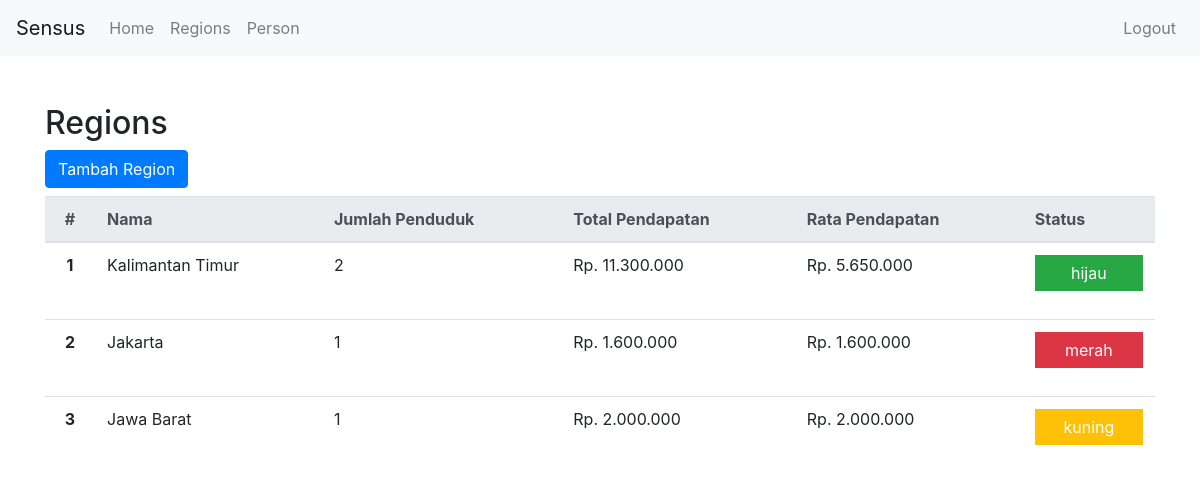
/regions.php (signed in), run on the app's committed database.
### tables this page shows
CREATE TABLE `regions` (
  `id` int(11) NOT NULL,
  `name` varchar(255) NOT NULL,
  `created_at` datetime NOT NULL,
  `created_by` int(11) NOT NULL
);

### function.php (called while the page is built, shortened)
<?php
include 'koneksi.php';
function query($query){
    global $konek;
    $get_data = mysqli_query($konek, $query);
    $data = array();
    while($row = mysqli_fetch_assoc($get_data)){
        $data[] = $row;
    }
    return $data;
}
function rupiah($rp){
    $formatted = number_format($rp, 0, ',', '.');
    return 'Rp. ' . $formatted;
}

### regions.php (the view, shortened to what this page needs)
<?php
    include 'koneksi.php';
    include 'template.php';
    include 'function.php';
?>
<div class="container m-5 mx-auto">
    <h2>Regions</h2>
    <a class="btn btn-primary mb-2" href="region_tambah.php">Tambah Region</a>
    <table class="table">
        <thead class="thead-light">
            <tr>
                <th scope="col" class="text-center">#</th>
                <th scope="col">Nama</th>
                <th scope="col">Jumlah Penduduk</th>
                <th scope="col">Total Pendapatan</th>
                <th scope="col">Rata Pendapatan</th>
                <th scope="col">Status</th>
            </tr>
        </thead>
        <tbody>
        <?php
            $datas = query("SELECT * FROM regions");
            $no = 1;
            foreach($datas as $data):
                $id_reg = $data['id'];
                $jml_penduduk = count(query("SELECT * FROM person
                WHERE region_id = $id_reg"));
                $total = query("SELECT SUM(income) as total FROM person
                WHERE region_id = $id_reg")[0];
                $rata2 = query("SELECT AVG(income) as rata2 FROM person
                WHERE region_id = $id_reg")[0];
        ?>
            <tr>
                <th scope="row" class="text-center"><?= $no++ ?></th>
                <td><?= $data['name'] ?></td>
                <td><?= $jml_penduduk ?></td>
                <td><?= rupiah($total['total']) ?></td>
                <td><?= rupiah($rata2['rata2']) ?></td>
                <td>
                    <?php
                        if($rata2['rata2'] < 1700000){
                            echo '<p class="bg-danger text-white text-center p-2">merah</p>';
                        }
                        else if($rata2['rata2'] < 2200000){
                            echo '<p class="bg-warning text-white text-center p-2">kuning</p>';
                        }
                        else if($rata2['rata2'] > 2200000){
                            echo '<p class="bg-success text-white text-center p-2">hijau</p>';
                        }
                    ?>
                </td>
            </tr>
        <?php endforeach; ?>
        </tbody>
    </table>
</div>

### template.php (shortened to what this page needs)
<!DOCTYPE html>
<html>
<head>
    <link rel="stylesheet" href="assets/css/bootstrap.min.css">
    <?php include 'navbar.php' ?>
</head>

### navbar.php (shortened to what this page needs)
<nav class="navbar navbar-expand-lg navbar-light bg-light">
  <a class="navbar-brand" href="#">Sensus</a>
  <div class="collapse navbar-collapse" id="navbarNav">
    <ul class="navbar-nav">
      <li class="nav-item">
        <a class="nav-link" href="index.php">Home</a>
      </li>
      <li class="nav-item">
        <a class="nav-link" href="regions.php">Regions</a>
      </li>
      <li class="nav-item">
        <a class="nav-link" href="person.php">Person</a>
      </li>
    </ul>
    <ul class="navbar-nav ml-auto">
      <li class="nav-item">
        <a class="nav-link" href="logout.php">Logout</a>
      </li>
    </ul>
  </div>
</nav>

### data on the page
regions: name "Kalimantan Timur", jml_penduduk "2", total "Rp. 11.300.000", rata2 "Rp. 5.650.000", shows "hijau"
regions: name "Jakarta", jml_penduduk "1", total "Rp. 1.600.000", rata2 "Rp. 1.600.000", shows "merah"
regions: name "Jawa Barat", jml_penduduk "1", total "Rp. 2.000.000", rata2 "Rp. 2.000.000", shows "kuning"
